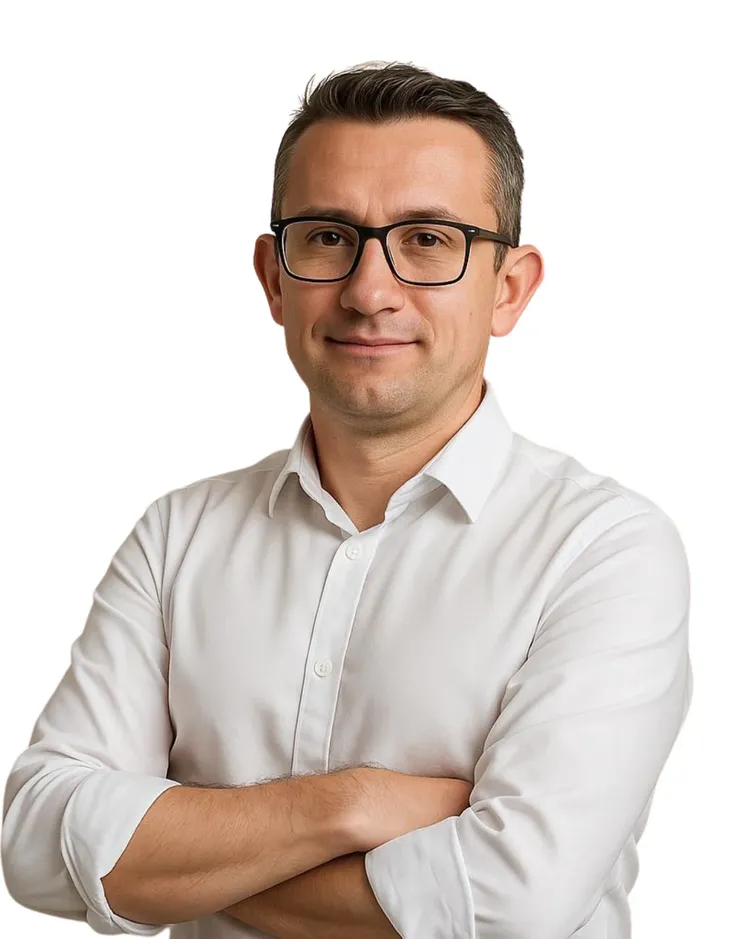
#> input picture hero-original.webp, 751 x 939 px, shrunk from 1080 x 1350 before the run, found by its file name
$ python hero-cutout.py
#> lines starting #> are read from the running program, lines starting #| are printed output that depends on the picture; after the words box and inside, x2 and y2 are one past the last pixel; in counts of white or black regions, pixels touching at a corner belong together; long printed decimals are rounded
"""hero.webp'in beyaz stüdyo fonunu alfa kanalına çevirir.

Gömlek de beyaz olduğu için basit bir eşik değeri işe yaramaz; bunun yerine
"beyaza yakın" pikselleri bağlı bileşenlere ayırıp yalnızca üst/sol/sağ
kenarlara değenleri fon sayıyoruz. Kenarlarda kalan beyaz halkayı da alfa ile
ters çarpım (unpremultiply) yaparak temizliyoruz.
"""

import numpy as np
from PIL import Image
from scipy import ndimage

SRC = r"C:\Users\MOROFİS\Desktop\WEBSİTEM\public\hero-original.webp"
OUT_WEBP = r"C:\Users\MOROFİS\Desktop\WEBSİTEM\public\hero.webp"

rgb = np.asarray(Image.open(SRC).convert("RGB")).astype(np.float32)
h, w, _ = rgb.shape
#> h = 939; w = 751

# Beyazdan uzaklık (0 = saf beyaz)
dist = 255.0 - rgb.min(axis=2)
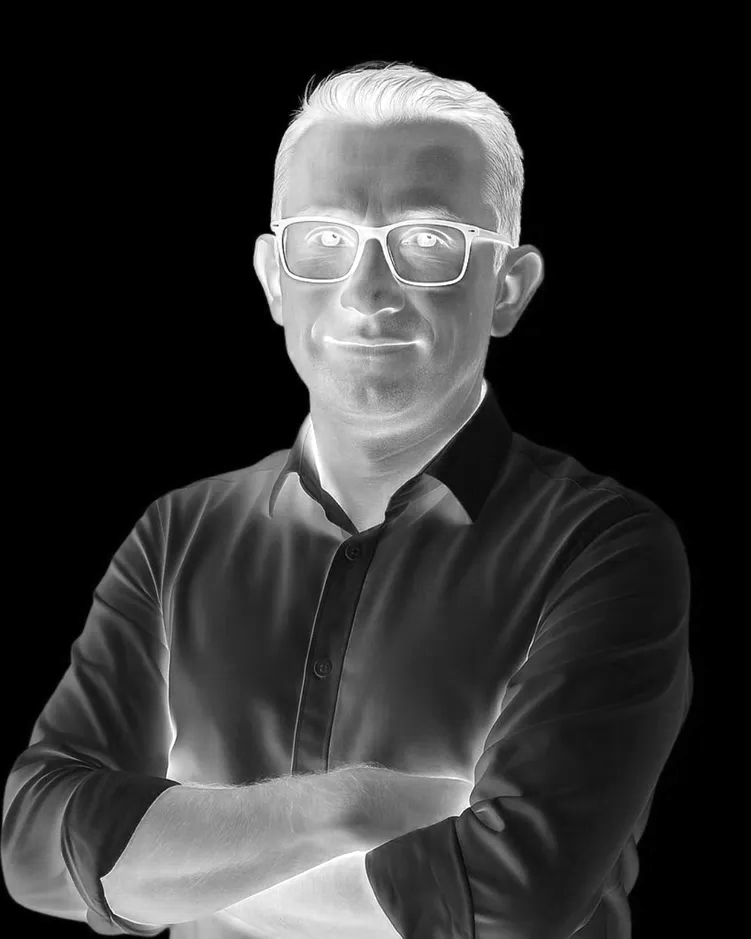
#> dist: shape (939, 751) float32; min 0, max 255, mean 51

near_white = dist < 14
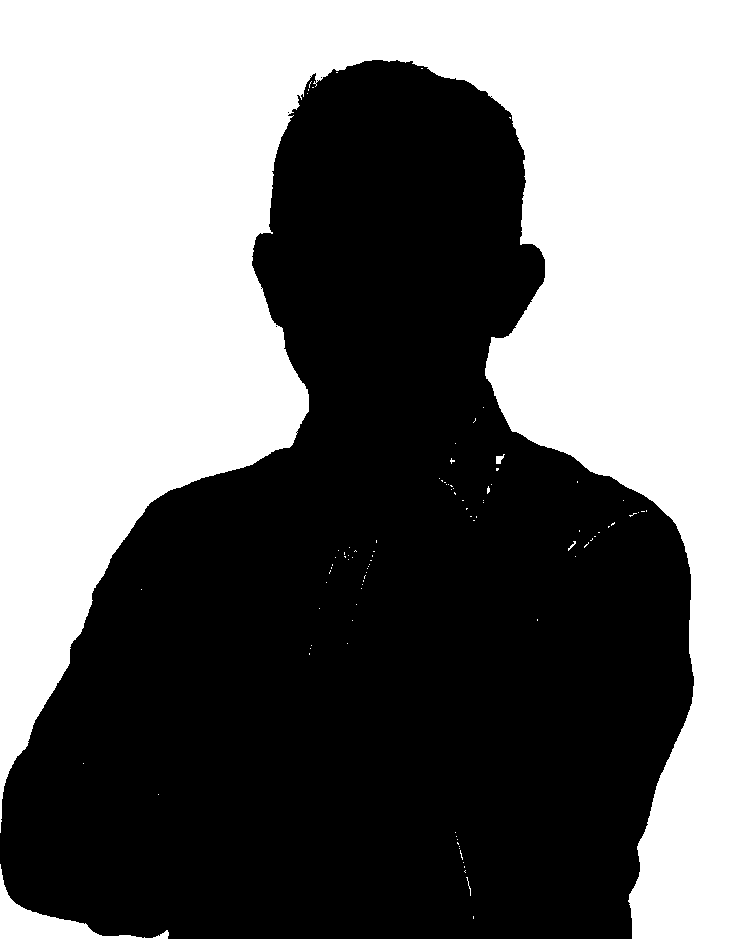
#> near_white: shape (939, 751) bool; 46.7% white; 96 white regions (91 under 20 px), largest, box (x1, y1, x2, y2) and area: (0, 0, 751, 939) 325908, (0, 864, 169, 939) 2763, (496, 454, 505, 464) 52, (568, 541, 576, 551) 24, (466, 877, 471, 896) 21
lbl, n = ndimage.label(near_white)
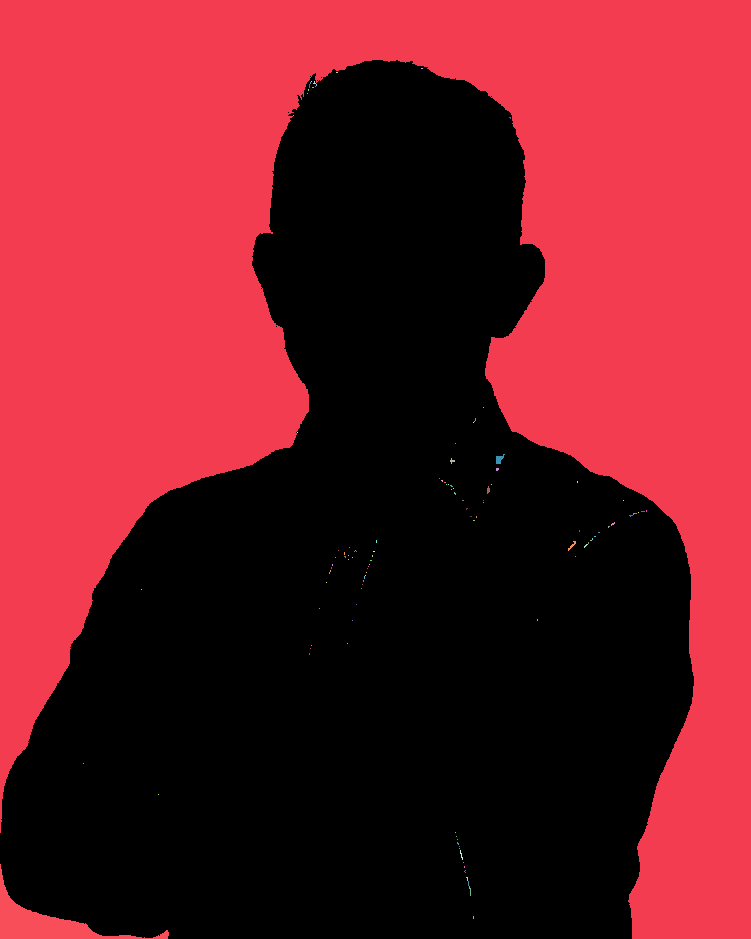
#> lbl: shape (939, 751) int32; 117 distinct labels, from 0 to 116; one colour per label, 0 black
#> n = 116

border_labels = set(lbl[0, :]) | set(lbl[:, 0]) | set(lbl[:, -1])
#> border_labels = 3 items
border_labels.discard(0)  # alt kenar bilerek dışarıda: gövde oraya değiyor

bg = np.isin(lbl, list(border_labels))
#> bg: shape (939, 751) bool; 46.6% white; 2 white regions, box (x1, y1, x2, y2) and area: (0, 0, 751, 939) 325898, (0, 864, 169, 939) 2763

# Fonda kalan izole tek pikselleri kapat. binary_closing'in erozyon adımı
# görüntü dışını 0 sayar, yani padding olmadan fonun en dış 1 piksellik
# çerçevesini yer — bu da görselin çevresinde opak beyaz bir çizgi bırakır.
bg = ndimage.binary_closing(np.pad(bg, 1, constant_values=True),
                            structure=np.ones((3, 3)))[1:-1, 1:-1]
#> bg: shape (939, 751) bool; 46.6% white; 2 white regions, box (x1, y1, x2, y2) and area: (0, 0, 751, 939) 325968, (0, 864, 169, 939) 2767

# Yumuşak geçiş: sert maske yerine, beyaza uzaklığı 14..34 arasında rampalayıp
# fon bölgesiyle çarpıyoruz. Saç uçlarında doğal bir yarı saydamlık veriyor.
soft = np.clip((dist - 6.0) / 26.0, 0.0, 1.0)
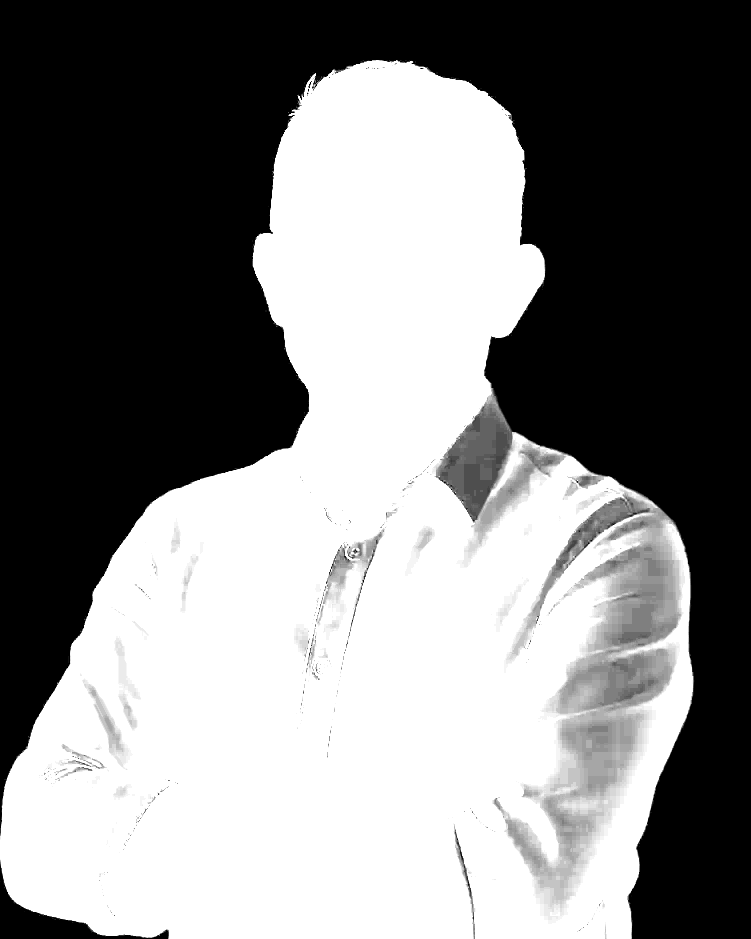
#> soft: shape (939, 751) float32; min 0, max 1, mean 0.51
alpha = np.where(bg, soft, 1.0).astype(np.float32)
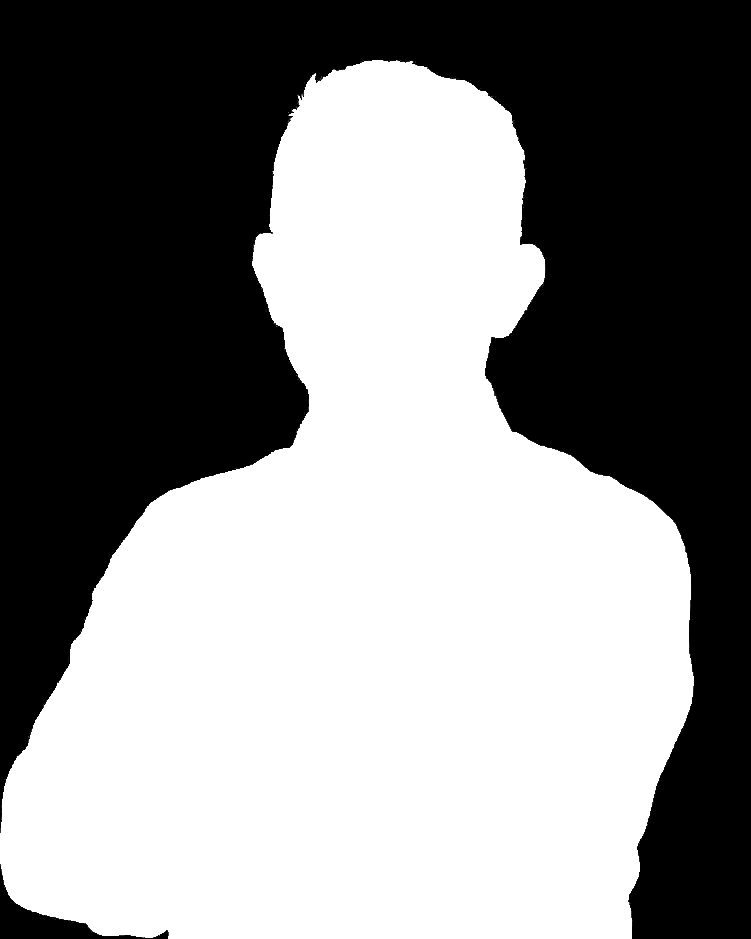
#> alpha: shape (939, 751) float32; min 0, max 1, mean 0.534
alpha = ndimage.gaussian_filter(alpha, sigma=0.7)

# Beyaz saçak temizliği: P = a*C + (1-a)*255  =>  C = (P - (1-a)*255) / a
a3 = alpha[..., None]
safe = np.maximum(a3, 0.02)
color = np.clip((rgb - (1.0 - a3) * 255.0) / safe, 0.0, 255.0)
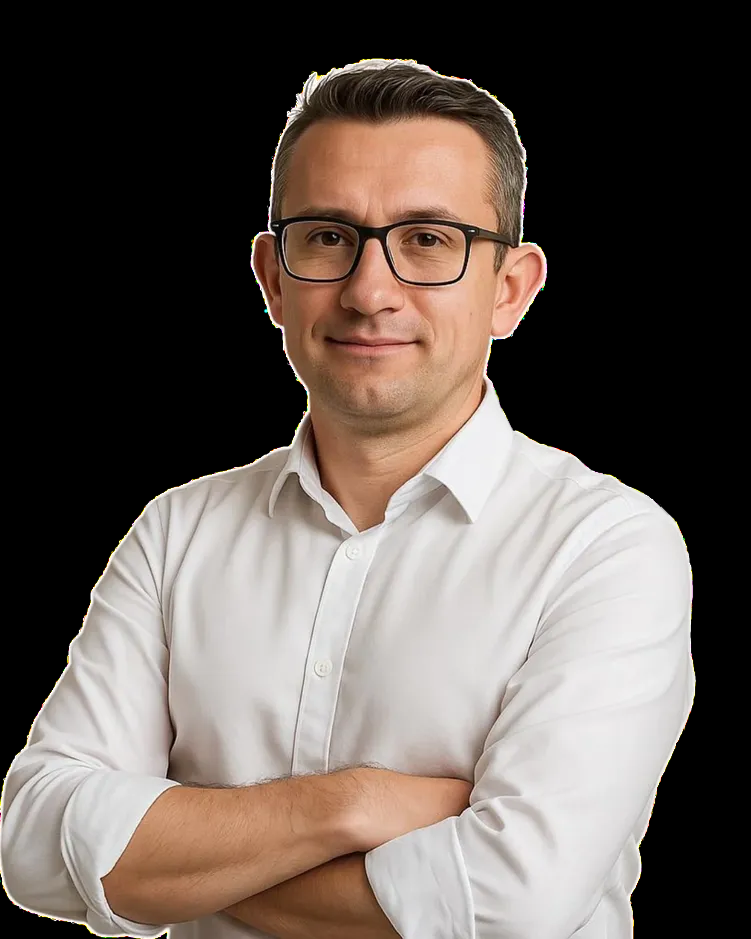
#> color: shape (939, 751, 3) float32; mean R, G, B 102.8, 92.6, 86.6

out = np.dstack([color, alpha * 255.0]).astype(np.uint8)
img = Image.fromarray(out)
# Kayıplı WebP alfa kanalını bozuyor: saydam olması gereken kenar pikselleri
# alpha≈240'a çıkıp görselin çevresinde ince beyaz bir çerçeve bırakıyor.
img.save(OUT_WEBP, lossless=True, method=6)

print("opaque piksel oranı:", float((alpha > 0.99).mean()))
#| opaque piksel oranı: 0.5292
print("saydam piksel oranı:", float((alpha < 0.01).mean()))
#| saydam piksel oranı: 0.4598
